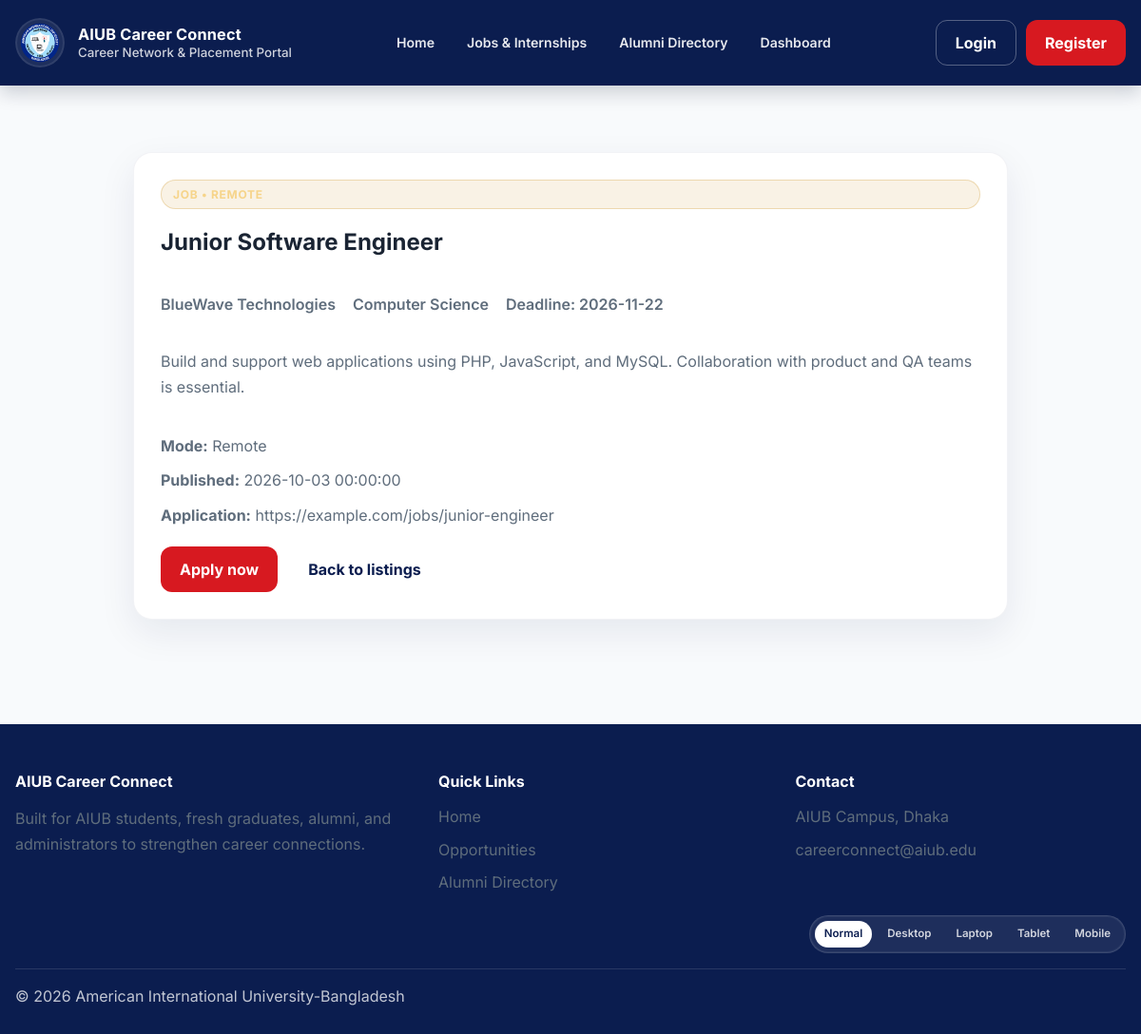
Screenshot of /index.php?page=opportunity-detail&id=2 with the database file from the repository.
### tables this page shows
CREATE TABLE opportunities (
    id INT AUTO_INCREMENT PRIMARY KEY,
    title VARCHAR(200) NOT NULL,
    company VARCHAR(150) NOT NULL,
    type ENUM('Internship', 'Job') NOT NULL,
    department VARCHAR(100) NOT NULL,
    location VARCHAR(120) NOT NULL,
    remote_mode VARCHAR(50) NOT NULL,
    deadline DATE NOT NULL,
    published_at TIMESTAMP DEFAULT CURRENT_TIMESTAMP,
    description TEXT NOT NULL,
    application_url VARCHAR(255) NOT NULL,
    status ENUM('draft', 'published', 'closed', 'archived') NOT NULL DEFAULT 'draft',
    company_id INT DEFAULT NULL,
    created_by INT,
    FOREIGN KEY (created_by) REFERENCES users(id),
    FOREIGN KEY (company_id) REFERENCES companies(id),
    INDEX idx_opportunities_status_deadline (status, deadline)
);

### index.php (called while the page is built, shortened)
<?php
require __DIR__ . '/Model/DataRepository.php';
$page = $_GET['page'] ?? 'home';
require __DIR__ . '/View/' . $page . '.php';

### Model/DataRepository.php (called while the page is built, shortened)
<?php
class DataRepository
{
    private ?PDO $pdo;
    public function __construct(?PDO $pdo = null)
    {
        $this->pdo = $pdo;
    }
    public function getOpportunities(): array
    {
        if ($this->pdo) {
            $this->closeExpiredOpportunities();
            $statement = $this->pdo->query(
                'SELECT o.id, o.title, COALESCE(c.name, o.company) AS company, o.type, o.department, o.location, o.remote_mode AS remote, o.deadline, o.published_at, o.description, o.application_url, o.status, o.company_id, c.name AS company_name FROM opportunities o LEFT JOIN companies c ON c.id = o.company_id ORDER BY o.published_at DESC, o.id DESC'
            );
            return $statement->fetchAll();
        }
        return $opportunities;
    }
    private function closeExpiredOpportunities(): void
    {
        $expired = $this->pdo->query(
            "SELECT id FROM opportunities WHERE status = 'published' AND deadline < CURRENT_DATE"
        )->fetchAll(PDO::FETCH_COLUMN);
        if (!$expired) {
            return;
        }
        $this->pdo->beginTransaction();
    }
}

### View/opportunity-detail.php (the view, shortened to what this page needs)
<?php require __DIR__ . '/partials/header.php'; ?>
<?php
$id = (int) ($_GET['id'] ?? 1);
$opportunity = null;
foreach ($repository->getOpportunities() as $item) {
    if ((int) $item['id'] === $id) {
        $opportunity = $item;
        break;
    }
}
?>
<section class="section container">
    <div class="single-opportunity">
        <div class="panel opportunity-panel">
            <span class="eyebrow"><?php echo htmlspecialchars($opportunity['type']); ?> • <?php echo htmlspecialchars($opportunity['location']); ?></span>
            <h1><?php echo htmlspecialchars($opportunity['title']); ?></h1>
            <div class="meta-row">
                <span><?php echo htmlspecialchars($opportunity['company']); ?></span>
                <span><?php echo htmlspecialchars($opportunity['department']); ?></span>
                <span>Deadline: <?php echo htmlspecialchars($opportunity['deadline']); ?></span>
            </div>
            <p><?php echo htmlspecialchars($opportunity['description']); ?></p>
            <div class="detail-list">
                <div><strong>Mode:</strong> <?php echo htmlspecialchars($opportunity['remote']); ?></div>
                <div><strong>Published:</strong> <?php echo htmlspecialchars($opportunity['published_at']); ?></div>
                <div><strong>Application:</strong> <?php echo htmlspecialchars($opportunity['application_url']); ?></div>
            </div>
            <div class="card-actions">
                <a href="<?php echo htmlspecialchars($opportunity['application_url']); ?>" class="btn btn--primary" target="_blank" rel="noreferrer">Apply now</a>
                <a href="index.php?page=opportunities" class="btn btn--secondary">Back to listings</a>
            </div>
        </div>
    </div>
</section>
<?php require __DIR__ . '/partials/footer.php'; ?>

### Design/Style.css (style rules this page uses)
:root { --aiub-navy: #0b1d4f; --aiub-red: #d71920; --aiub-gold: #d7aa4f; --aiub-sand: #f5f5f1; --aiub-white: #ffffff; --text-color: #1a2433; --muted: #5f6d7c; --border: #dfe5ec; --success: #1d9b68; --warning: #c6811d; --shadow: 0 14px 38px rgba(11, 29, 79, 0.08); }
* { box-sizing: border-box; }
html { scroll-behavior: smooth; }
body { margin: 0; font-family: 'Inter', sans-serif; color: var(--text-color); background: #eef3f8; overflow-x: hidden; }
a { color: inherit; text-decoration: none; }
.container { width: min(1180px, calc(100% - 32px)); margin: 0 auto; }
.eyebrow { display: inline-block; background: rgba(215,170,79,0.15); border: 1px solid rgba(215,170,79,0.35); color: #f6d48a; border-radius: 999px; padding: 7px 12px; font-size: 0.75rem; letter-spacing: 0.06em; text-transform: uppercase; font-weight: 700; }
.btn { display: inline-flex; align-items: center; justify-content: center; border: none; cursor: pointer; border-radius: 12px; padding: 12px 20px; min-height: 48px; font-weight: 700; transition: 0.2s ease; text-decoration: none; }
.btn--primary { background: var(--aiub-red); color: var(--aiub-white); }
.btn--secondary { background: var(--aiub-white); color: var(--aiub-navy); }
.section { padding: 70px 0; }
.feature-card, .stat-card, .panel, .directory-card, .listing-card, .auth-card, .message-panel { background: var(--aiub-white); border-radius: 20px; box-shadow: var(--shadow); border: 1px solid rgba(11,29,79,0.05); display: flex; flex-direction: column; height: 100%; }
.feature-card p, .listing-card p, .directory-card p, .directory-card li, .message-panel p, .panel p, .detail-list, .meta-row, .footer-grid p, .site-footer li, .site-footer a { color: var(--muted); line-height: 1.65; }
.panel { padding: 24px; }
.profile-item small, .link-list a, .data-table td, .data-table th, .listing-card__foot small, .company-name, .meta-row { color: var(--muted); }
.card-actions { display: flex; gap: 12px; flex-wrap: wrap; margin-top: auto; }
.single-opportunity { display: grid; place-items: center; }
.opportunity-panel { width: min(920px, 100%); padding: 28px; }
.meta-row { display: flex; flex-wrap: wrap; gap: 18px; margin: 18px 0; font-weight: 600; }
.detail-list { display: grid; gap: 10px; margin: 20px 0; }

### rows the page displays
opportunities: type "JOB", location "REMOTE", title "Junior Software Engineer", department "Computer Science", deadline "2026-11-22", description "Build and support web applications using PHP, JavaScript, and MySQL. Collaboration with product and QA teams is essential.", remote_mode "Remote", published_at "2026-10-03 00:00:00", application_url "https://example.com/jobs/junior-engineer"

### other values shown
$opportunity['company'] "BlueWave Technologies"
